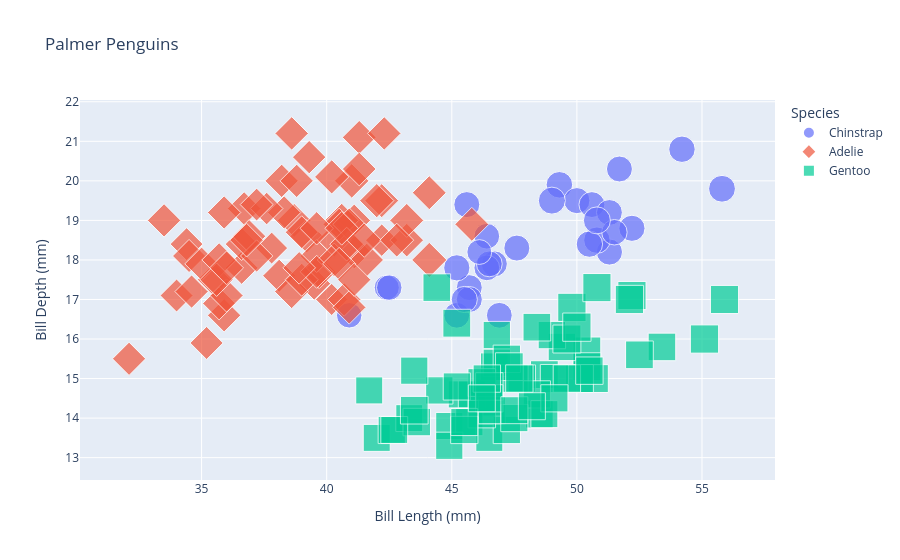

The cell this chart's notebook holds for it:
### Markdown cell above
## Optimizing Scatter Plots

We can visually improve this plot in many ways. Here is some code to do this below.

### Code cell
fig = px.scatter(df, x="bill_length_mm", y="bill_depth_mm", 
                 
                 # If you want to adjust the color based on data
                 color="species",
                 
                 # If you want to adjust the size based on data:
                 size='flipper_length_mm', 
                 
                 # In addition to the points defined above, if you any other information displayed on the hover label
                 hover_data=['body_mass_g'],

                 # Title setting
                 title="Palmer Penguins",

                 # The labels section below changes the names of the labels from the dataset to make it clearer. This also changes axis labels
                 labels={
                     "bill_length_mm": "Bill Length (mm)",
                     "bill_depth_mm": "Bill Depth (mm)",
                     "species": "Species",
                     "flipper_length_mm" : "Flipper Length (mm)"
                 },
                 
                 # If you wan to change the symbol based on data for CVD accessbility
                 symbol = "species"
                 )


fig.show()
